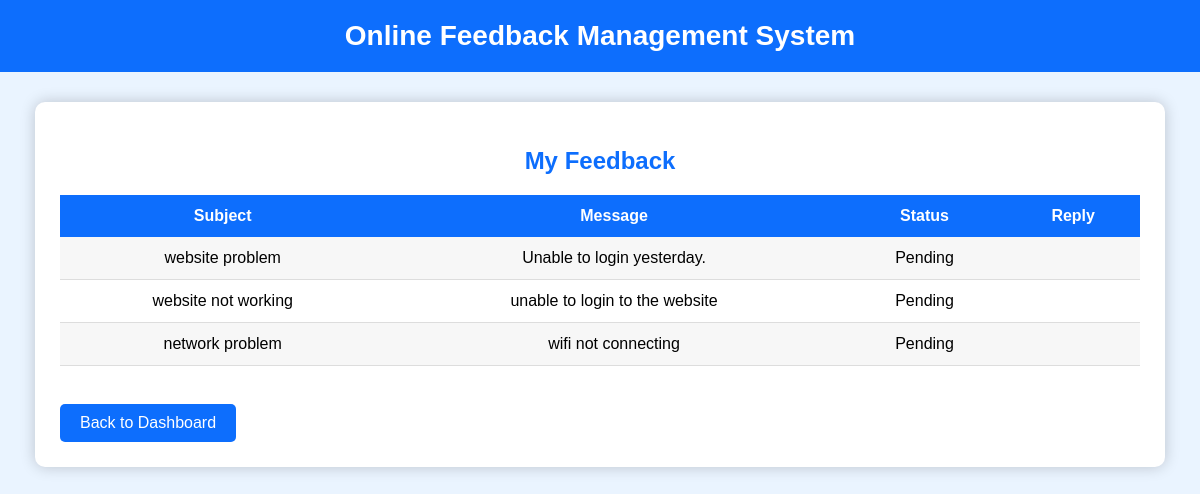
/myfeedback/ (signed in), run on the app's committed database.
### feedback/models.py (models this page shows, shortened)
class Feedback(models.Model):
    student = models.ForeignKey(Student,on_delete=models.CASCADE)
    subject = models.CharField(max_length=100)
    message = models.TextField()
    reply = models.TextField(blank=True)
    status = models.CharField(max_length=30,default="Pending")

### feedback/views.py (the view)
# urls.py: path('myfeedback/', views.myfeedback, name='myfeedback'),
def myfeedback(request):
    student = Student.objects.get(
        id=request.session['student_id']
    )
    feedback = Feedback.objects.filter(
        student=student
    )
    return render(
        request,
        'myfeedback.html',
        {'feedback': feedback}
    )

### feedback/templates/myfeedback.html (shortened to what this page needs)
<!DOCTYPE html>
<html>
<head>
</head>
<body>
<div class="header">
Online Feedback Management System
</div>
<div class="container">
<h2>My Feedback</h2>
<table>
<tr>
<th>Subject</th>
<th>Message</th>
<th>Status</th>
<th>Reply</th>
</tr>
{% for f in feedback %}
<tr>
<td>{{ f.subject }}</td>
<td>{{ f.message }}</td>
<td>{{ f.status }}</td>
<td>{{ f.reply }}</td>
</tr>
{% endfor %}
</table>
<br>
<a href="/dashboard/" class="back">Back to Dashboard</a>
</div>
</body>
</html>

### feedback/templates/myfeedback.html (style rules this page uses)
body { margin:0; font-family:Arial; background:#eaf4ff; }
.header { background:#0d6efd; color:white; padding:20px; text-align:center; font-size:28px; font-weight:bold; }
.container { width:90%; margin:30px auto; background:white; padding:25px; border-radius:10px; box-shadow:0 0 15px rgba(0,0,0,.2); }
h2 { text-align:center; color:#0d6efd; }
table { width:100%; border-collapse:collapse; }
th { background:#0d6efd; color:white; padding:12px; }
td { padding:12px; text-align:center; border-bottom:1px solid #ddd; }
tr:nth-child(even) { background:#f7f7f7; }
.back { display:inline-block; margin-top:20px; padding:10px 20px; background:#0d6efd; color:white; text-decoration:none; border-radius:5px; }

### data on the page
Feedback: subject "website problem", message "Unable to login yesterday.", status "Pending"
Feedback: subject "website not working", message "unable to login to the website", status "Pending"
Feedback: subject "network problem", message "wifi not connecting", status "Pending"
